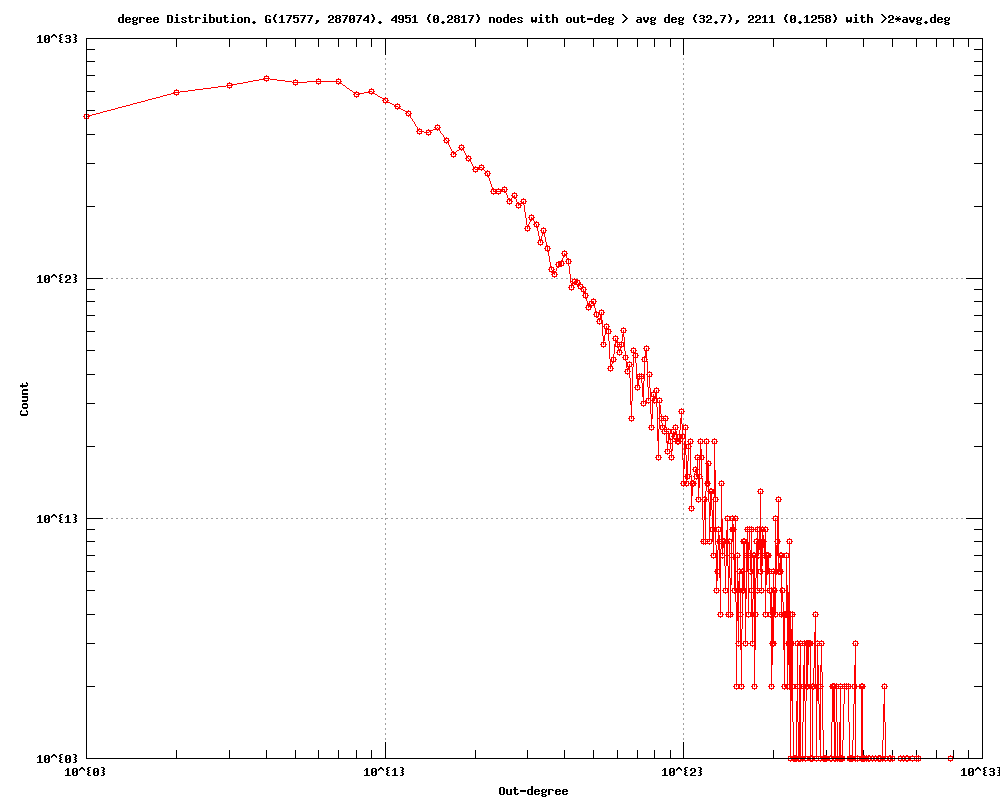

Write gnuplot code to recreate this figure.
#
# degree Distribution. G(17577, 287074). 4951 (0.2817) nodes with out-deg > avg deg (32.7), 2211 (0.1258) with >2*avg.deg (Mon Oct 31 20:49:24 2016)
#

set title "degree Distribution. G(17577, 287074). 4951 (0.2817) nodes with out-deg > avg deg (32.7), 2211 (0.1258) with >2*avg.deg"
set key bottom right
set logscale xy 10
set format x "10^{%L}"
set mxtics 10
set format y "10^{%L}"
set mytics 10
set grid
set xlabel "Out-degree"
set ylabel "Count"
set tics scale 2
set terminal png size 1000,800
set output 'outDeg.degree_original.png'
plot 	"outDeg.degree_original.tab" using 1:2 title "" with linespoints pt 6
